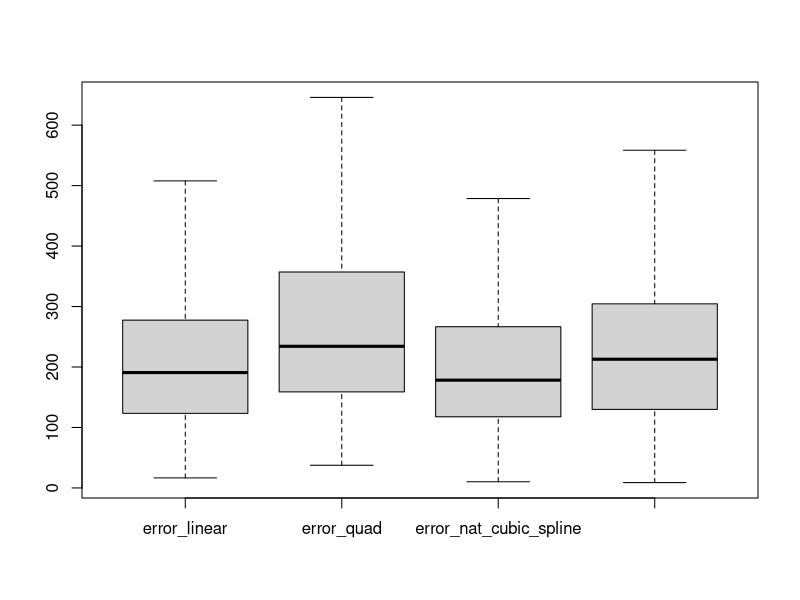

The R source for this figure:
## ---- chunk 1
knitr::opts_chunk$set(echo = TRUE)
knitr::opts_chunk$set(message = FALSE)
knitr::opts_chunk$set(warning = FALSE)
knitr::opts_chunk$set(fig.height = 6, fig.width = 8, out.width = '50%', fig.align = "center")
options(width = 90)
## ---- chunk 2
#data generation
n <- 30
x <- runif(n,-1, 1)
y <- sin(pi * x) + rnorm(n, 0, 1)
data_train <- data.frame(cbind(x, y))
## ---- chunk 3
#continuous piecewise linear spline function which 
#returns the spline matrix that can be used for linear fitting
my_linear_spline <- function(x, knots) {
  #initialise spline matrix
  n = length(knots)
  spline_mat <- matrix(0, nrow = length(x), ncol = n + 1)
  spline_mat[, 1] <- x
  #creating spline matrix
  for (i in 1:length(x)) {
    if (x[i] > knots[1]) {
      spline_mat[i, 2] <- x[i] - knots[1]
    }
    if (x[i] > knots[2]) {
      spline_mat[i, 3] <- x[i] - knots[2]
    }
    if (x[i] > knots[3]) {
      spline_mat[i, 4] <- x[i] - knots[3]
    }
  }
  data <- data.frame(cbind(spline_mat, y))
  return(data)
}

#fitting the linear
knots <- c(-0.5, 0, 0.5)
linear_spline_data <- my_linear_spline(x, knots)
linear_spline <- lm(y ~ . , data = linear_spline_data)
## ---- chunk 4
#using spline library for quadratic spline
library(splines)
knots <- c(-0.5, 0.5)
quad_spline <-
  lm(y ~ bs(x, knots = knots, degree = 2), data = data_train)
## ---- chunk 5
#Fitting the natural cubic spline using ns library
knots <- c(-0.5, 0, 0.5)
nat_cubic_spline <-
  lm(y ~ ns(x, knots = knots), data = data_train)   
## ---- chunk 6
#Fitting the smooth spline using splines library
library(splines)
smooth_spline <- smooth.spline(x, y, cv = TRUE)
## ---- chunk 7
#generating test data
x_test <- seq(from = -1,
              to = 1,
              length.out = 1000)
y_test <- sin(pi * x_test)
data_test <- data.frame(cbind("x" = x_test, "y" = y_test))

#Prediction using linear spline
linear_spline_data <- my_linear_spline(x_test, knots)
y_hat_linear <- predict(linear_spline, newdata = linear_spline_data)

#Prediction using quadratic spline
y_hat_quad <- predict(quad_spline, newdata = data_test)

#Prediction using NCS
y_hat_nat_cubic_spline <-
  predict(nat_cubic_spline, newdata = data_test)

#Prediction using smooth spline
y_hat_smooth_spline <- predict(smooth_spline, x_test)$y

#Computing squared error for each
error_linear <- sum((y_test - y_hat_linear) ^ 2)
error_quad <- sum((y_test - y_hat_quad) ^ 2)
error_nat_cubic_spline <- sum((y_test - y_hat_nat_cubic_spline) ^ 2)
error_smooth_spline <- sum((y_test - y_hat_smooth_spline) ^ 2)

#Results
error_linear
error_quad
error_nat_cubic_spline
error_smooth_spline
## ---- chunk 8
#Making error vectors for 200 iterations
error_linear <- rep(0, 200)
error_quad <- rep(0, 200)
error_nat_cubic_spline <- rep(0, 200)
error_smooth_spline <- rep(0, 200)

#generate test data
x_test <- seq(from = -1,
              to = 1,
              length.out = 1000)
y_test <- sin(pi * x_test)
data_test <- data.frame(cbind("x" = x_test, "y" = y_test))

#Running 200 options
for (i in 1:200) {
  #data generation
  n <- 30
  x <- runif(n,-1, 1)
  y <- sin(pi * x) + rnorm(n, 0, 1)
  data_train <- data.frame(cbind(x, y))
  
  #linear spline
  knots <- c(-0.5, 0, 0.5)
  linear_spline_data <- my_linear_spline(x, knots)
  linear_spline <- lm(y ~ . , data = linear_spline_data)
  
  #quad spline
  knots <- c(-0.5, 0.5)
  quad_spline <-
    lm(y ~ bs(x, knots = knots, degree = 2), data = data_train)
  
  #natural cubic spline
  knots <- c(-0.5, 0, 0.5)
  nat_cubic_spline <-
    lm(y ~ ns(x, knots = knots), data = data_train)
  
  #Smooth spline
  smooth_spline <- smooth.spline(x, y, cv = TRUE)
  
  #predictions
  linear_spline_data <- my_linear_spline(x_test, knots)
  y_hat_linear <-
    predict(linear_spline, newdata = linear_spline_data)
  y_hat_quad <- predict(quad_spline, newdata = data_test)
  y_hat_nat_cubic_spline <-
    predict(nat_cubic_spline, newdata = data_test)
  y_hat_smooth_spline <- predict(smooth_spline, x_test)$y
  
  #Calculating error
  error_linear[i] <- sum((y_test - y_hat_linear) ^ 2)
  error_quad[i] <- sum((y_test - y_hat_quad) ^ 2)
  error_nat_cubic_spline[i] <-
    sum((y_test - y_hat_nat_cubic_spline) ^ 2)
  error_smooth_spline[i] <- sum((y_test - y_hat_smooth_spline) ^ 2)
  
}

# Mean error
mean_error <-
  c(
    mean(error_linear),
    mean(error_quad),
    mean(error_nat_cubic_spline),
    mean(error_smooth_spline)
  )
mean_error

#Median error
median_error <-
  c(
    median(error_linear),
    median(error_quad),
    median(error_nat_cubic_spline),
    median(error_smooth_spline)
  )
median_error

#Standard deviation of error
sd_error <-
  c(
    sd(error_linear),
    sd(error_quad),
    sd(error_nat_cubic_spline),
    sd(error_smooth_spline)
  )
sd_error

#combining error data for boxplot
error_data <-
  as.matrix(cbind(
    error_linear,
    error_quad,
    error_nat_cubic_spline,
    error_smooth_spline
  ))

#boxplot with outliers removed for better view
boxplot(error_data, outline = FALSE)
